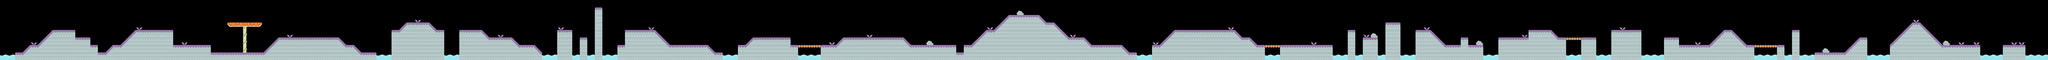

Below is a game level as drawn by its tile map, then a one-line description and the .tmx that defines it (tile-layer data replaced by summaries):
An orthogonal 272x8 tile map with 70x70 px tiles, 3 tile layers (tiles_background, tiles_terrain, tiles_foreground), 2 hidden layers not drawn and 142 objects (60x alien_target, 60x ship_dropoff, 22x effect_planet_dust).

<map version="1.0" orientation="orthogonal" renderorder="right-down" width="272" height="8" tilewidth="70" tileheight="70" nextobjectid="79">
 <properties>
  <property name="button_highlight" value="PLAY" />
  <property name="message" value="[WHITE]PRESS [BLUE]PLAY[WHITE] TO MAKE THE [GREEN]ALIEN[WHITE] GO TO THE [YELLOW]SPACESHIP[WHITE]." />
 </properties>
 <tileset firstgid="1" name="tiles" tilewidth="70" tileheight="70" spacing="4" margin="2" tilecount="117">
  <image source="graphics/tiles.png" width="962" height="666" />
  <terraintypes>
   <terrain name="Planet" tile="-1" />
  </terraintypes>
  <tile id="114">
   <animation>
    <frame tileid="114" duration="100" />
    <frame tileid="115" duration="100" />
    <frame tileid="116" duration="100" />
    <frame tileid="115" duration="100" />
   </animation>
  </tile>
 </tileset>
 <imagelayer name="background_b" x="1050" y="-280" visible="0">
  <image source="graphics/backgrounds/colored_land.png" />
 </imagelayer>
 <imagelayer name="background_a" y="-300" visible="0">
  <image source="graphics/backgrounds/colored_grass.png" />
 </imagelayer>
 <layer name="tiles_background" width="272" height="8">
  <data>[2176 cells, 68 non-empty, 5 distinct tile ids]</data>
 </layer>
 <layer name="tiles_terrain" width="272" height="8">
  <data>[2176 cells, 670 non-empty, 11 distinct tile ids]</data>
 </layer>
 <layer name="tiles_foreground" width="272" height="8">
  <data>[2176 cells, 25 non-empty, 4 distinct tile ids]</data>
 </layer>
 <objectgroup name="terrain" />
 <objectgroup name="entities">
  <object id="18" name="blue.0" type="alien_target" x="490" y="210" width="70" height="70" />
  <object id="20" name="blue.0" type="ship_dropoff" x="490" y="140" width="70" height="70" />
  <object id="27" name="blue.1" type="alien_target" x="1820" y="350" width="70" height="70" />
  <object id="28" name="blue.1" type="ship_dropoff" x="1820" y="280" width="70" height="70" />
  <object id="29" name="blue.2" type="alien_target" x="2940" y="280" width="70" height="70" />
  <object id="30" name="blue.2" type="ship_dropoff" x="2940" y="210" width="70" height="70" />
  <object id="32" name="blue.3" type="alien_target" x="2590" y="280" width="70" height="70" />
  <object id="33" name="blue.3" type="ship_dropoff" x="2590" y="210" width="70" height="70" />
  <object id="34" name="blue.4" type="alien_target" x="4340" y="210" width="70" height="70" />
  <object id="35" name="blue.4" type="ship_dropoff" x="4340" y="140" width="70" height="70" />
  <object id="36" name="blue.5" type="alien_target" x="5950" y="210" width="70" height="70" />
  <object id="37" name="blue.5" type="ship_dropoff" x="5950" y="140" width="70" height="70" />
  <object id="38" name="blue.6" type="alien_target" x="7140" y="280" width="70" height="70" />
  <object id="39" name="blue.6" type="ship_dropoff" x="7140" y="210" width="70" height="70" />
  <object id="40" name="blue.7" type="alien_target" x="7700" y="350" width="70" height="70" />
  <object id="41" name="blue.7" type="ship_dropoff" x="7700" y="280" width="70" height="70" />
  <object id="42" name="blue.8" type="ship_dropoff" x="7910" y="210" width="70" height="70" />
  <object id="43" name="blue.8" type="alien_target" x="7910" y="280" width="70" height="70" />
  <object id="44" name="blue.9" type="ship_dropoff" x="8890" y="140" width="70" height="70" />
  <object id="45" name="blue.9" type="alien_target" x="8890" y="420" width="70" height="70" />
  <object id="46" name="blue.10" type="ship_dropoff" x="9730" y="70" width="70" height="70" />
  <object id="47" name="blue.10" type="alien_target" x="9730" y="140" width="70" height="70" />
  <object id="48" name="blue.11" type="ship_dropoff" x="10710" y="140" width="70" height="70" />
  <object id="49" name="blue.11" type="alien_target" x="10710" y="350" width="70" height="70" />
  <object id="50" name="beige.0" type="alien_target" x="18130" y="350" width="70" height="70" />
  <object id="51" name="beige.0" type="ship_dropoff" x="18130" y="210" width="70" height="70" />
  <object id="52" name="beige.1" type="alien_target" x="11760" y="350" width="70" height="70" />
  <object id="53" name="beige.1" type="ship_dropoff" x="11760" y="140" width="70" height="70" />
  <object id="54" name="beige.2" type="alien_target" x="10290" y="350" width="70" height="70" />
  <object id="55" name="beige.2" type="ship_dropoff" x="10290" y="210" width="70" height="70" />
  <object id="56" name="beige.3" type="alien_target" x="12880" y="140" width="70" height="70" />
  <object id="57" name="beige.3" type="ship_dropoff" x="12880" y="70" width="70" height="70" />
  <object id="58" name="beige.4" type="alien_target" x="17080" y="420" width="70" height="70" />
  <object id="59" name="beige.4" type="ship_dropoff" x="17080" y="280" width="70" height="70" />
  <object id="60" name="beige.5" type="alien_target" x="15470" y="280" width="70" height="70" />
  <object id="61" name="beige.5" type="ship_dropoff" x="15470" y="210" width="70" height="70" />
  <object id="62" name="beige.6" type="alien_target" x="14000" y="280" width="70" height="70" />
  <object id="63" name="beige.6" type="ship_dropoff" x="14000" y="210" width="70" height="70" />
  <object id="64" name="beige.7" type="alien_target" x="12250" y="350" width="70" height="70" />
  <object id="65" name="beige.7" type="ship_dropoff" x="12250" y="280" width="70" height="70" />
  <object id="66" name="beige.8" type="alien_target" x="1400" y="210" width="70" height="70" />
  <object id="67" name="beige.8" type="ship_dropoff" x="1400" y="70" width="70" height="70" />
  <object id="68" name="beige.9" type="alien_target" x="8330" y="280" width="70" height="70" />
  <object id="69" name="beige.9" type="ship_dropoff" x="8330" y="140" width="70" height="70" />
  <object id="70" name="beige.10" type="alien_target" x="3640" y="210" width="70" height="70" />
  <object id="71" name="beige.10" type="ship_dropoff" x="3640" y="70" width="70" height="70" />
  <object id="72" name="beige.11" type="alien_target" x="4830" y="350" width="70" height="70" />
  <object id="73" name="beige.11" type="ship_dropoff" x="4830" y="210" width="70" height="70" />
  <object id="74" name="green.0" type="alien_target" x="2310" y="140" width="70" height="70" />
  <object id="75" name="green.0" type="ship_dropoff" x="2310" y="70" width="70" height="70" />
  <object id="76" name="green.1" type="alien_target" x="3220" y="350" width="70" height="70" />
  <object id="77" name="green.1" type="ship_dropoff" x="3220" y="280" width="70" height="70" />
  <object id="78" name="green.2" type="alien_target" x="6300" y="350" width="70" height="70" />
  <object id="79" name="green.2" type="ship_dropoff" x="6300" y="280" width="70" height="70" />
  <object id="86" name="green.6" type="alien_target" x="10500" y="420" width="70" height="70" />
  <object id="87" name="green.6" type="ship_dropoff" x="10500" y="350" width="70" height="70" />
  <object id="88" name="green.7" type="alien_target" x="14280" y="210" width="70" height="70" />
  <object id="89" name="green.7" type="ship_dropoff" x="14280" y="140" width="70" height="70" />
  <object id="90" name="green.8" type="alien_target" x="17290" y="280" width="70" height="70" />
  <object id="91" name="green.8" type="ship_dropoff" x="17290" y="140" width="70" height="70" />
  <object id="92" name="green.9" type="alien_target" x="15050" y="210" width="70" height="70" />
  <object id="93" name="green.9" type="ship_dropoff" x="15050" y="140" width="70" height="70" />
  <object id="94" name="green.10" type="alien_target" x="18690" y="350" width="70" height="70" />
  </objectgroup>
 <objectgroup name="background_effects">
  <!-- 22 objects omitted --></objectgroup>
 <objectgroup name="foreground_effects" />
 <objectgroup name="npc" />
</map>
<!-- 79 of 142 objects omitted -->
